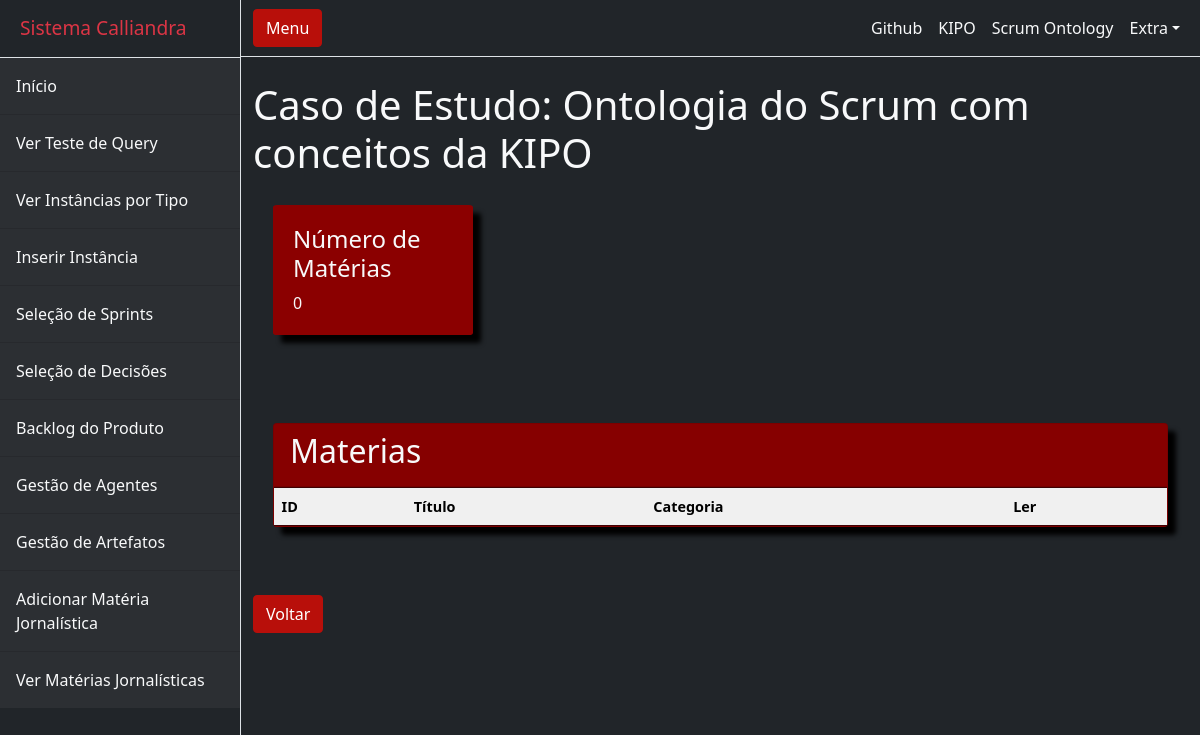
Page /kipo_playground/ver_materia/ on the earlier database version.
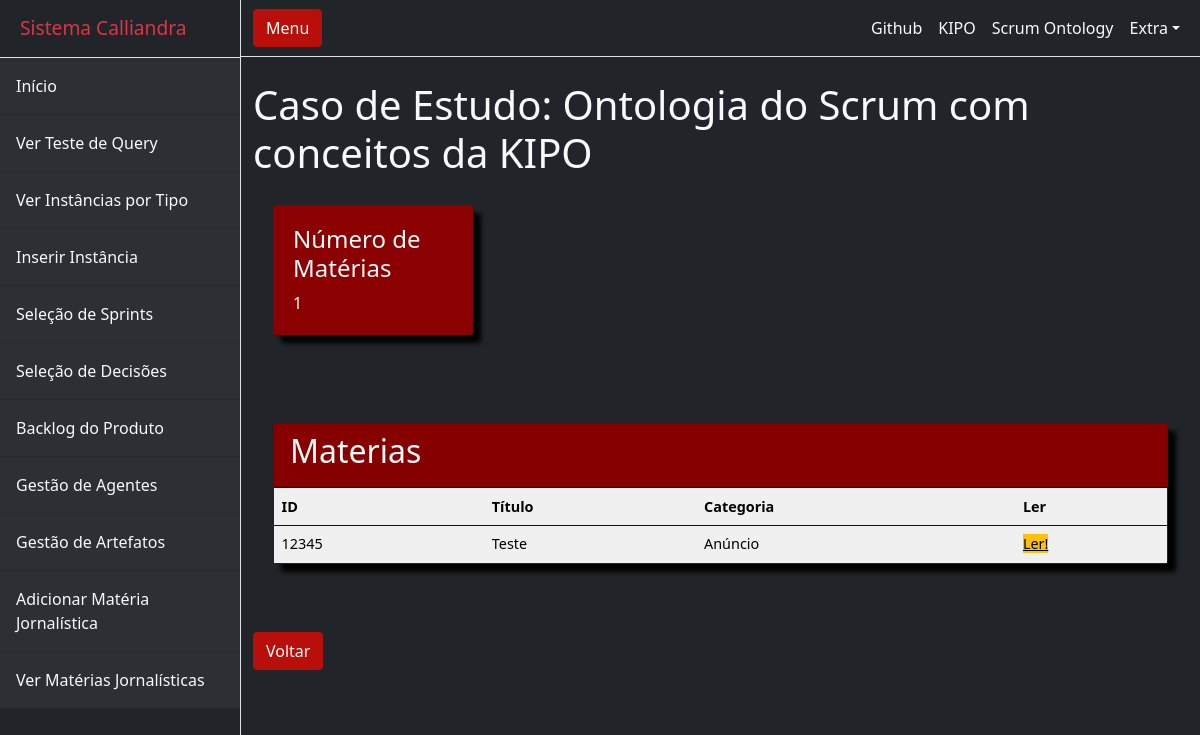
Same page on the later database version.
### kipo_playground/models.py (models this page shows, shortened)
class MateriaJornalistica(models.Model):
    OPCOES = (
        ('Política', 'Política'),
        ('Esportes', 'Esportes'),
        ('Coluna Autoral', 'Coluna Autoral'),
        ('Variedades', 'Variedades'),
        ('Notícias Internacionais', 'Notícias Internacionais'),
        ('Celebridades', 'Celebridades'),
        ('Anúncio', 'Anúncio'),
        ('Tecnologia', 'Tecnologia'),
        ('Vida e Estilo', 'Vida e Estilo'),
        ('Saúde', 'Saúde'),
        ('Notícia Regional', 'Notícia Regional')
    )
    CKEDITOR_CONFIGS = {
        'awesome_ckeditor': {
            'toolbar': 'Basic',
        },
    }
    id = models.CharField(max_length=255, primary_key=True, default=random_string())
    titulo = models.CharField(max_length=255, null=False)
    texto = RichTextField(config_name='awesome_ckeditor')
    sutien = models.CharField(max_length=255)
    editores = models.CharField(max_length=255)
    autores = models.CharField(max_length=255, null=False)
    main_keyword = models.CharField(max_length=255, null=False, choices=OPCOES)

### kipo_playground/views.py (the view)
# urls.py: path('ver_materia/', views.ver_materias),
def ver_materias(request):
    materias_jornalisticas = MateriaJornalistica.objects.all()
    quantidade_materias = str(len(materias_jornalisticas))
    context = {"materias_jornalisticas": materias_jornalisticas}
    print(materias_jornalisticas)
    request.session['quantidade_materias'] = quantidade_materias
    return render(request, 'ver_materia.html', context)

### kipo_playground/templates/ver_materia.html (shortened to what this page needs)
{% extends 'welcome.html' %}
{% block content %}
<div class="card_view">
    <div class="card-single">
        <div>
            <h4 class="text-light">Número de Matérias</h4>
            <span class="text-light">{{request.session.quantidade_materias}}</span>
        </div>
    </div>
</div>
<div class="recent-grid">
    <div class="projects">
        <div class="card">
            <div class="card-header">
                <h2 class="text-light">Materias</h2>
            </div>
            <div class="card-body">
                <table width="100%">
                    <thead>
                        <tr>
                            <td>ID</td>
                            <td>Título</td>
                            <td>Categoria</td>
                            <td>Ler</td>
                        </tr>
                    </thead>
                    <tbody>
                        {% for materia in materias_jornalisticas %}
                        <tr>
                            <td>{{ materia.id|safe }}</td>
                            <td>{{ materia.titulo|safe }}</td>
                            <td>{{ materia.main_keyword|safe }}</td>
                            <td>  <a class="btn-warning" href="/kipo_playground/ler_materia/{{materia.id}}">Ler!</a>  </td>
                        </tr>
                        {% endfor %}
                    </tbody>
                </table>
            </div>
        </div>
    </div>
</div>
<a class="btn btn-primary" href="/kipo_playground/welcome">Voltar</a>
{% endblock %}

### kipo_playground/templates/welcome.html (shortened to what this page needs)
{% load static %}
<!DOCTYPE html>
<html lang="en">
    <head>
        <link href={% static "css/styles.css" %} rel="stylesheet" />
    </head>
    <body>
        <div class="d-flex bg-dark-header" id="wrapper">
            <div class="border-end --bs-gray-900 bg-dark-header" id="sidebar-wrapper">
                <div class="sidebar-heading border-bottom bg-dark-header text-danger">Sistema Calliandra <img rel="icon" type="image/x-icon" class={% static "assets/icon.ico" %}/></div>
                <div class="list-group list-group-flush">
                    <a class="list-group-item list-group-item-action list-group-item-light p-3 bg-dark text-light" href="/kipo_playground/welcome/">Início</a>
                    <a class="list-group-item list-group-item-action list-group-item-light p-3 bg-dark text-light" href="/kipo_playground/instancias_teste/">Ver Teste de Query</a>
                    <a class="list-group-item list-group-item-action list-group-item-light p-3 bg-dark text-light" href="/kipo_playground/instancias_tipo/">Ver Instâncias por Tipo</a>
                    <a class="list-group-item list-group-item-action list-group-item-light p-3 bg-dark text-light" href="/kipo_playground/inserir_instancia/">Inserir Instância</a>
                    <a class="list-group-item list-group-item-action list-group-item-light p-3 bg-dark text-light" href="/kipo_playground/sprint_select/">Seleção de Sprints</a>
                    <a class="list-group-item list-group-item-action list-group-item-light p-3 bg-dark text-light" href="/kipo_playground/decision_select/">Seleção de Decisões</a>
                    <a class="list-group-item list-group-item-action list-group-item-light p-3 bg-dark text-light" href="/kipo_playground/ver_backlog_produto/">Backlog do Produto</a>
                    <a class="list-group-item list-group-item-action list-group-item-light p-3 bg-dark text-light" href="/kipo_playground/gestao_pessoas/">Gestão de Agentes</a>
                    <a class="list-group-item list-group-item-action list-group-item-light p-3 bg-dark text-light" href="/kipo_playground/gestao_artefatos/">Gestão de Artefatos</a>
                    <a class="list-group-item list-group-item-action list-group-item-light p-3 bg-dark text-light" href="/kipo_playground/add_materia/">Adicionar Matéria Jornalística</a>
                    <a class="list-group-item list-group-item-action list-group-item-light p-3 bg-dark text-light" href="/kipo_playground/ver_materia/">Ver Matérias Jornalísticas</a>
                </div>
            </div>
            <div id="page-content-wrapper">
                <nav class="navbar navbar-expand-lg navbar-light bg-dark-header text-danger border-bottom">
                    <div class="container-fluid">
                        <button class="btn btn-primary" id="sidebarToggle">Menu</button>
                        <div class="collapse navbar-collapse" id="navbarSupportedContent">
                            <ul class="navbar-nav ms-auto mt-2 mt-lg-0">
                                <li class="nav-item active"><a class="nav-link text-light" href="https://github.com/gui1080">Github</a></li>
                                <li class="nav-item"><a class="nav-link text-light" href="https://www.researchgate.net/publication/282939286_KIPO_the_knowledge-intensive_process_ontology">KIPO</a></li>
                                <li class="nav-item"><a class="nav-link text-light" href="https://www.researchgate.net/publication/260480541_Integration_of_classical_and_agile_project_management_methodologies_based_on_ontological_models">Scrum Ontology</a></li>
                                <li class="nav-item dropdown">
                                    <a class="nav-link dropdown-toggle text-light" id="navbarDropdown" href="#" role="button" data-bs-toggle="dropdown" aria-haspopup="true" aria-expanded="false">Extra</a>
                                </li>
                            </ul>
                        </div>
                    </div>
                </nav>
                <div class="container-fluid text-danger">
                    <h1 class="mt-4 text-light">Caso de Estudo: Ontologia do Scrum com conceitos da KIPO</h1>
                    <div class="div_fadein">
                    {% block content %} {% endblock %}
                    </div>
            </div>
        </div>
    </body>
</html>

Differences in the rows shown:
added MateriaJornalistica: id "12345", titulo "Teste", main_keyword "Anúncio"
Other differences:
{{ request.session.quantidade_materias }}: "0" → "1"
